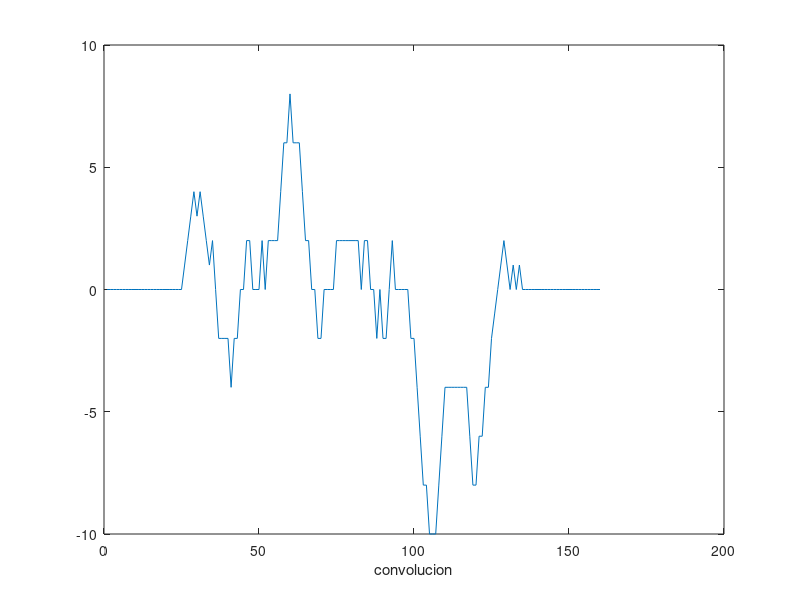
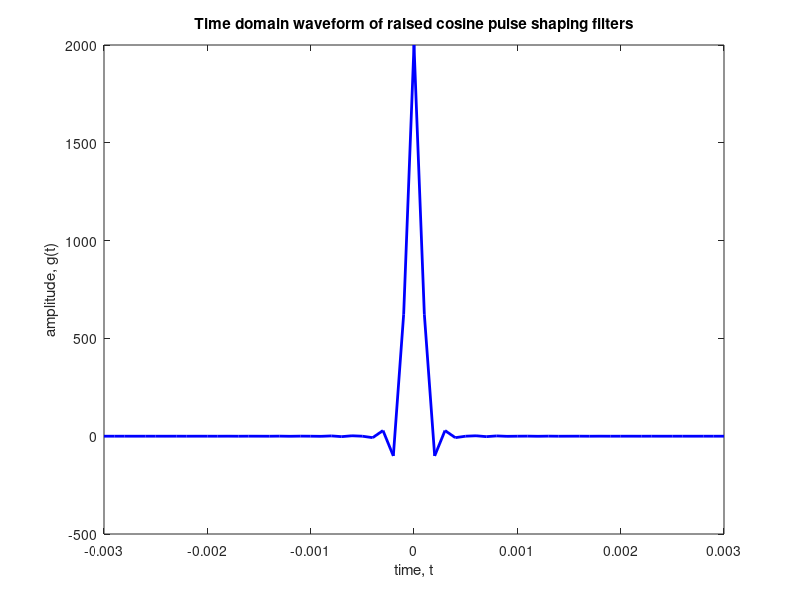
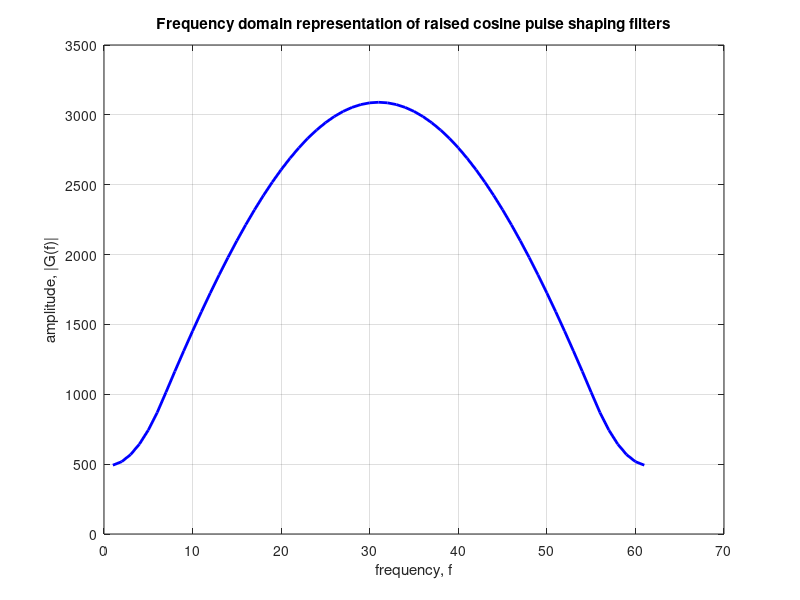

Reproduce these figures in MATLAB, in order.
clear all

fo=1000;
T=1/fo;
fs = fo*10;
Ts=1/fs;
t=[-3*T:Ts:3*T];
%Muestras para un periodo T
m=T/Ts;
%Tren de pulsos de distancia Ts
valores=(2*randi([0,1],[1,10^2]))-1;
%Onda cajon con periodo T
RECt=t;
for index = 1 : length(RECt) 
    if(length(RECt)/2)- (m/2) <=index  && index<=(length(RECt)/2)+(m/2)
        RECt(index)=1;
    else
        RECt(index)=0;
    end
end


%TrenPulsos=upsample(valores, Ts)
%figure
%plot(UPsampleValores)

% defining the sinc filter, SA function
sincNum = sin(2*pi*fo*t); % numerator sinc function
sincDen = (2*pi*fo*t); % denominator of the sinc function
sincDenZero = find(abs(sincDen) < 10^-10);
sincOp = sincNum./sincDen;
sincOp(sincDenZero) = 1; % sin(pix/(pix) =1 for x =0

alpha = input("alpha");%alpha=f tri / fo => alpha*fo*t = ftri * t
cosNum = cos(2*pi*alpha*fo*t);%2pi f-tri t <=> 2*pi*alpha*fo*t
cosDen = (1-(4*alpha*fo*t).^2);
cosDenZero = find(abs(cosDen)< 10^-10);
cosOp = cosNum./cosDen;
cosOp(cosDenZero) = pi/4;

%gt Respuesta impulso equivalente
gt_alpha0 = 2*fo*sincOp.*cosOp;
%GT respuesta impulso equivalente en frecuencia.
GF_alpha0 = fft(gt_alpha0);

%secuencia filtrada con el SA
st_alpha=conv(valores, gt_alpha0)

close all
figure
plot(t, RECt)
xlabel('Señal cajon')
plot(conv(valores , RECt))
xlabel('convolucion')
%plot(st_alpha)

%close all
figure
plot(t,[gt_alpha0],'b','LineWidth',2)
%plot([gt_alpha0])
xlabel('time, t')
ylabel('amplitude, g(t)')
title('Time domain waveform of raised cosine pulse shaping filters')

figure
%plot([-512:511]/1024*fs, abs(fftshift(GF_alpha0)),'b','LineWidth',2);
%
plot( abs(fftshift(GF_alpha0)),'b','LineWidth',2)
%plot(magTFgt, f1a)
hold on

%axis([-2 2 0 14])
grid on
xlabel('frequency, f')
ylabel('amplitude, |G(f)|')
title('Frequency domain representation of raised cosine pulse shaping filters')